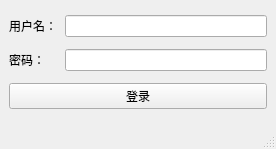
<?xml version="1.0" encoding="UTF-8"?>
<ui version="4.0">
 <class>MainWindow_8</class>
 <widget class="QMainWindow" name="MainWindow_8">
  <property name="geometry">
   <rect>
    <x>0</x>
    <y>0</y>
    <width>276</width>
    <height>149</height>
   </rect>
  </property>
  <property name="windowTitle">
   <string>MainWindow</string>
  </property>
  <widget class="QWidget" name="centralwidget">
   <layout class="QVBoxLayout" name="verticalLayout">
    <item>
     <layout class="QHBoxLayout" name="horizontalLayout">
      <item>
       <widget class="QLabel" name="label">
        <property name="minimumSize">
         <size>
          <width>50</width>
          <height>0</height>
         </size>
        </property>
        <property name="text">
         <string>用户名：</string>
        </property>
       </widget>
      </item>
      <item>
       <widget class="QLineEdit" name="lineEdit">
        <property name="minimumSize">
         <size>
          <width>200</width>
          <height>0</height>
         </size>
        </property>
       </widget>
      </item>
     </layout>
    </item>
    <item>
     <layout class="QHBoxLayout" name="horizontalLayout_2">
      <item>
       <widget class="QLabel" name="label_2">
        <property name="minimumSize">
         <size>
          <width>50</width>
          <height>0</height>
         </size>
        </property>
        <property name="text">
         <string>密码：</string>
        </property>
       </widget>
      </item>
      <item>
       <widget class="QLineEdit" name="lineEdit_2">
        <property name="minimumSize">
         <size>
          <width>200</width>
          <height>0</height>
         </size>
        </property>
       </widget>
      </item>
     </layout>
    </item>
    <item>
     <widget class="QPushButton" name="pushButton">
      <property name="text">
       <string>登录</string>
      </property>
     </widget>
    </item>
   </layout>
  </widget>
  <widget class="QMenuBar" name="menubar">
   <property name="geometry">
    <rect>
     <x>0</x>
     <y>0</y>
     <width>276</width>
     <height>21</height>
    </rect>
   </property>
  </widget>
  <widget class="QStatusBar" name="statusbar"/>
 </widget>
 <resources/>
 <connections/>
</ui>
